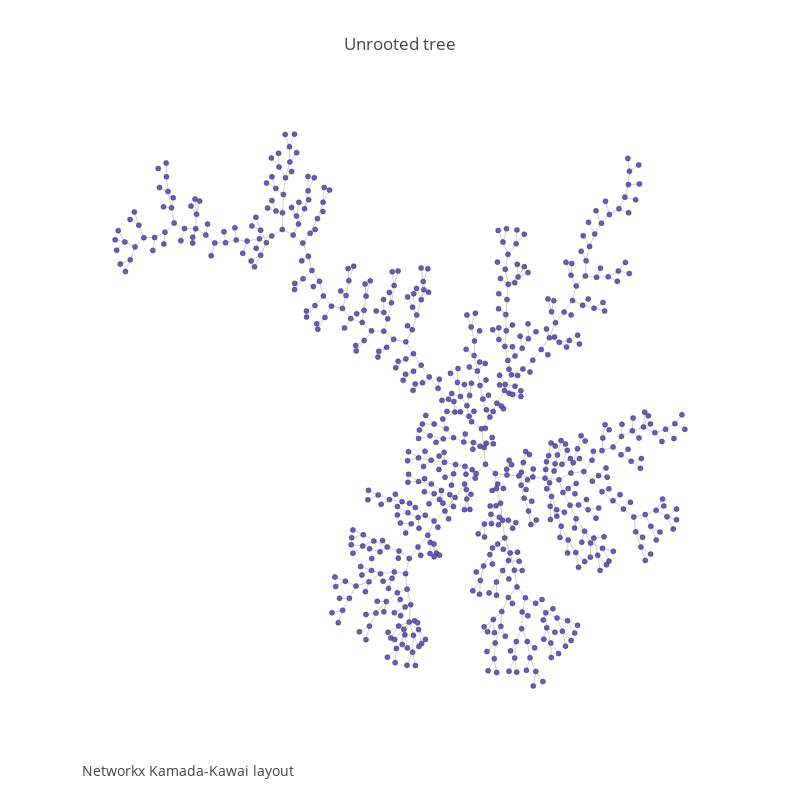

This figure's notebook cell:
### Code cell
fig3=dict(data=[trace5, trace6], layout=layout)
fig3['layout'].update(width=800, height=800)
fig3['layout']['annotations'][0]['text']=annot3
iplot(fig3)

### Figure 1 — Plotly figure (JSON) as saved in the notebook; plotly's stock layout.template omitted (floating-point values rounded to 4 significant figures; data arrays with more than 128 entries replaced by an {"elided": "..."} marker saying what was removed)
{"data": [{"hoverinfo": "none", "line": {"color": "rgb(210,210,210)", "width": 1}, "mode": "lines", "type": "scatter", "x": {"elided": "2091 float values"}, "y": {"elided": "2091 float values"}}, {"hoverinfo": "text", "marker": {"color": "#6959CD", "line": {"color": "rgb(50,50,50)", "width": 0.5}, "size": 5, "symbol": "dot"}, "mode": "markers", "text": {"elided": "698 str values"}, "type": "scatter", "x": {"elided": "698 float values"}, "y": {"elided": "698 float values"}}], "layout": {"annotations": [{"font": {"size": 14}, "showarrow": false, "text": "Networkx Kamada-Kawai layout", "x": 0, "xanchor": "left", "xref": "paper", "y": -0.1, "yanchor": "bottom", "yref": "paper"}], "autosize": false, "font": {"size": 12}, "height": 800, "hovermode": "closest", "showlegend": false, "title": "Unrooted tree", "width": 800, "xaxis": {"showgrid": false, "showline": false, "showticklabels": false, "title": "", "zeroline": false}, "yaxis": {"showgrid": false, "showline": false, "showticklabels": false, "title": "", "zeroline": false}}}
